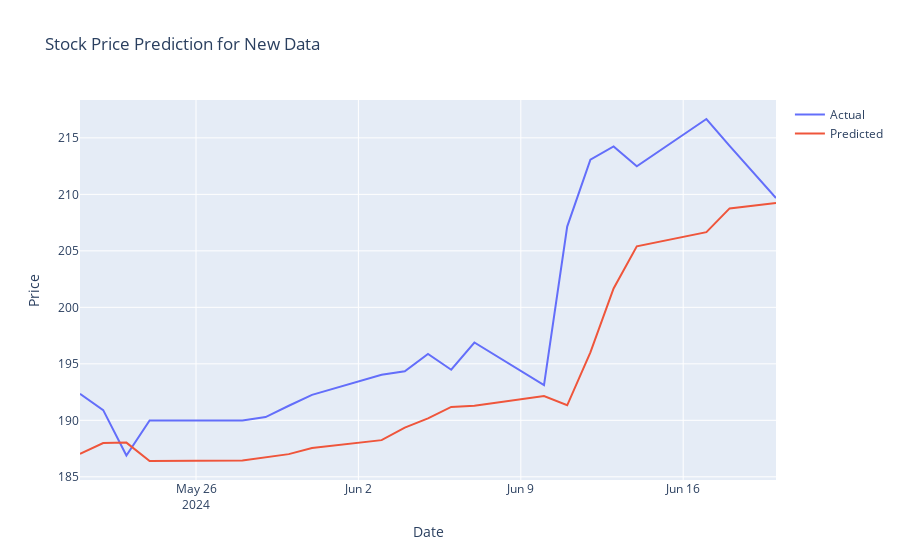

Source (notebook cell):
### Markdown cell above
Predictions for tomorrow are made using only today's available data, ensuring the model relies solely on present-day information

### Code cell
# Download new data after 2021

new_data = yf.download(ticker, start='2024-03-11', end='2024-06-23')
new_data = new_data[['Adj Close']]
new_scaled_data = scaler.transform(new_data)

# Create dataset for new data
X_new, y_new = create_dataset(new_scaled_data, time_step)
X_new = X_new.reshape(X_new.shape[0], X_new.shape[1], 1)

# Predict on new data
new_predict = model.predict(X_new)
new_predict = scaler.inverse_transform(new_predict)
y_new_actual = scaler.inverse_transform(y_new.reshape(-1, 1))

# Plot actual vs predicted values for new data using plotly
fig_new = go.Figure()
fig_new.add_trace(go.Scatter(x=new_data.index[time_step:], y=y_new_actual.flatten(), mode='lines', name='Actual'))
fig_new.add_trace(go.Scatter(x=new_data.index[time_step:], y=new_predict.flatten(), mode='lines', name='Predicted'))
fig_new.update_layout(title='Stock Price Prediction for New Data', xaxis_title='Date', yaxis_title='Price')
fig_new.show()

# Calculate loss on new data
new_loss = model.evaluate(X_new, y_new)
print(f"Loss on new data: {new_loss}")

### Figure 1 — Plotly figure (JSON) as saved in the notebook; plotly's stock layout.template omitted (floating-point values rounded to 4 significant figures)
{"data": [{"mode": "lines", "name": "Actual", "type": "scatter", "x": ["2024-05-21T00:00:00", "2024-05-22T00:00:00", "2024-05-23T00:00:00", "2024-05-24T00:00:00", "2024-05-28T00:00:00", "2024-05-29T00:00:00", "2024-05-30T00:00:00", "2024-05-31T00:00:00", "2024-06-03T00:00:00", "2024-06-04T00:00:00", "2024-06-05T00:00:00", "2024-06-06T00:00:00", "2024-06-07T00:00:00", "2024-06-10T00:00:00", "2024-06-11T00:00:00", "2024-06-12T00:00:00", "2024-06-13T00:00:00", "2024-06-14T00:00:00", "2024-06-17T00:00:00", "2024-06-18T00:00:00", "2024-06-20T00:00:00", "2024-06-21T00:00:00"], "y": [192.4, 190.9, 186.9, 190.0, 190.0, 190.3, 191.3, 192.2, 194.0, 194.4, 195.9, 194.5, 196.9, 193.1, 207.1, 213.1, 214.2, 212.5, 216.7, 214.3, 209.7]}, {"mode": "lines", "name": "Predicted", "type": "scatter", "x": ["2024-05-21T00:00:00", "2024-05-22T00:00:00", "2024-05-23T00:00:00", "2024-05-24T00:00:00", "2024-05-28T00:00:00", "2024-05-29T00:00:00", "2024-05-30T00:00:00", "2024-05-31T00:00:00", "2024-06-03T00:00:00", "2024-06-04T00:00:00", "2024-06-05T00:00:00", "2024-06-06T00:00:00", "2024-06-07T00:00:00", "2024-06-10T00:00:00", "2024-06-11T00:00:00", "2024-06-12T00:00:00", "2024-06-13T00:00:00", "2024-06-14T00:00:00", "2024-06-17T00:00:00", "2024-06-18T00:00:00", "2024-06-20T00:00:00", "2024-06-21T00:00:00"], "y": [187.0, 188.0, 188.0, 186.4, 186.5, 186.7, 187.0, 187.5, 188.2, 189.4, 190.2, 191.2, 191.3, 192.2, 191.3, 196.0, 201.7, 205.4, 206.7, 208.8, 209.2]}], "layout": {"title": {"text": "Stock Price Prediction for New Data"}, "xaxis": {"title": {"text": "Date"}}, "yaxis": {"title": {"text": "Price"}}}}
